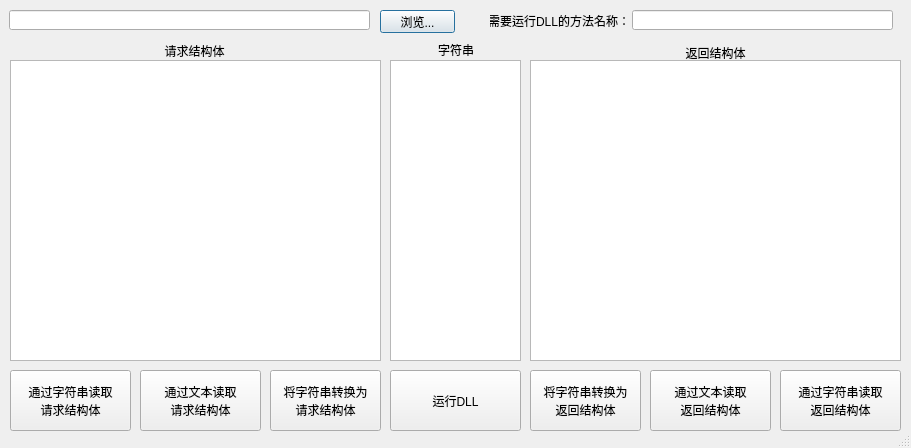
<?xml version="1.0" encoding="UTF-8"?>
<ui version="4.0">
 <class>Dialog</class>
 <widget class="QDialog" name="Dialog">
  <property name="windowModality">
   <enum>Qt::ApplicationModal</enum>
  </property>
  <property name="geometry">
   <rect>
    <x>0</x>
    <y>0</y>
    <width>911</width>
    <height>448</height>
   </rect>
  </property>
  <property name="windowTitle">
   <string>测试DLL小工具</string>
  </property>
  <property name="sizeGripEnabled">
   <bool>true</bool>
  </property>
  <property name="modal">
   <bool>false</bool>
  </property>
  <widget class="QPushButton" name="FindDLLButton">
   <property name="geometry">
    <rect>
     <x>380</x>
     <y>10</y>
     <width>75</width>
     <height>23</height>
    </rect>
   </property>
   <property name="text">
    <string>浏览...</string>
   </property>
  </widget>
  <widget class="QPushButton" name="ReadResButton">
   <property name="geometry">
    <rect>
     <x>650</x>
     <y>370</y>
     <width>121</width>
     <height>61</height>
    </rect>
   </property>
   <property name="text">
    <string>通过文本读取
返回结构体</string>
   </property>
  </widget>
  <widget class="QPushButton" name="RunDLLButton">
   <property name="geometry">
    <rect>
     <x>390</x>
     <y>370</y>
     <width>131</width>
     <height>61</height>
    </rect>
   </property>
   <property name="text">
    <string>运行DLL</string>
   </property>
  </widget>
  <widget class="QPushButton" name="ReadReqButton">
   <property name="geometry">
    <rect>
     <x>140</x>
     <y>370</y>
     <width>121</width>
     <height>61</height>
    </rect>
   </property>
   <property name="text">
    <string>通过文本读取
请求结构体</string>
   </property>
  </widget>
  <widget class="QLineEdit" name="lineEdit_FunName">
   <property name="geometry">
    <rect>
     <x>632</x>
     <y>10</y>
     <width>261</width>
     <height>20</height>
    </rect>
   </property>
  </widget>
  <widget class="QLabel" name="label">
   <property name="geometry">
    <rect>
     <x>490</x>
     <y>10</y>
     <width>138</width>
     <height>21</height>
    </rect>
   </property>
   <property name="text">
    <string>需要运行DLL的方法名称：</string>
   </property>
   <property name="alignment">
    <set>Qt::AlignCenter</set>
   </property>
  </widget>
  <widget class="QLabel" name="label_3">
   <property name="geometry">
    <rect>
     <x>530</x>
     <y>43</y>
     <width>371</width>
     <height>20</height>
    </rect>
   </property>
   <property name="text">
    <string>返回结构体</string>
   </property>
   <property name="alignment">
    <set>Qt::AlignCenter</set>
   </property>
  </widget>
  <widget class="QLabel" name="label_2">
   <property name="geometry">
    <rect>
     <x>9</x>
     <y>43</y>
     <width>371</width>
     <height>16</height>
    </rect>
   </property>
   <property name="text">
    <string>请求结构体</string>
   </property>
   <property name="alignment">
    <set>Qt::AlignCenter</set>
   </property>
  </widget>
  <widget class="QLineEdit" name="lineEdit_DLL">
   <property name="geometry">
    <rect>
     <x>9</x>
     <y>10</y>
     <width>361</width>
     <height>20</height>
    </rect>
   </property>
  </widget>
  <widget class="QTableView" name="tableView_Req">
   <property name="geometry">
    <rect>
     <x>10</x>
     <y>60</y>
     <width>371</width>
     <height>301</height>
    </rect>
   </property>
  </widget>
  <widget class="QTableView" name="tableView_Res">
   <property name="geometry">
    <rect>
     <x>530</x>
     <y>60</y>
     <width>371</width>
     <height>301</height>
    </rect>
   </property>
  </widget>
  <widget class="QPushButton" name="ReadTXTReqButton">
   <property name="geometry">
    <rect>
     <x>10</x>
     <y>370</y>
     <width>121</width>
     <height>61</height>
    </rect>
   </property>
   <property name="text">
    <string>通过字符串读取
请求结构体</string>
   </property>
  </widget>
  <widget class="QPushButton" name="ReadTXTResButton">
   <property name="geometry">
    <rect>
     <x>780</x>
     <y>370</y>
     <width>121</width>
     <height>61</height>
    </rect>
   </property>
   <property name="text">
    <string>通过字符串读取
返回结构体</string>
   </property>
  </widget>
  <widget class="QTextEdit" name="textEdit">
   <property name="geometry">
    <rect>
     <x>390</x>
     <y>60</y>
     <width>131</width>
     <height>301</height>
    </rect>
   </property>
  </widget>
  <widget class="QLabel" name="label_4">
   <property name="geometry">
    <rect>
     <x>393</x>
     <y>40</y>
     <width>126</width>
     <height>20</height>
    </rect>
   </property>
   <property name="text">
    <string>字符串</string>
   </property>
   <property name="alignment">
    <set>Qt::AlignCenter</set>
   </property>
  </widget>
  <widget class="QPushButton" name="TXT2ResButton">
   <property name="geometry">
    <rect>
     <x>530</x>
     <y>370</y>
     <width>111</width>
     <height>61</height>
    </rect>
   </property>
   <property name="text">
    <string>将字符串转换为
返回结构体</string>
   </property>
  </widget>
  <widget class="QPushButton" name="TXT2ReqButton">
   <property name="geometry">
    <rect>
     <x>270</x>
     <y>370</y>
     <width>111</width>
     <height>61</height>
    </rect>
   </property>
   <property name="text">
    <string>将字符串转换为
请求结构体</string>
   </property>
  </widget>
 </widget>
 <resources/>
 <connections/>
</ui>
